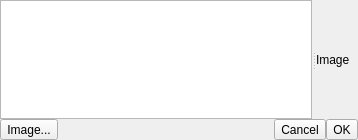
<?xml version="1.0" encoding="UTF-8"?>
<ui version="4.0">
 <class>ComposerWidget</class>
 <widget class="QWidget" name="ComposerWidget">
  <property name="geometry">
   <rect>
    <x>0</x>
    <y>0</y>
    <width>358</width>
    <height>140</height>
   </rect>
  </property>
  <property name="autoFillBackground">
   <bool>true</bool>
  </property>
  <layout class="QVBoxLayout" name="verticalLayout">
   <property name="spacing">
    <number>0</number>
   </property>
   <property name="margin">
    <number>0</number>
   </property>
   <item>
    <widget class="QSplitter" name="splitter">
     <property name="orientation">
      <enum>Qt::Horizontal</enum>
     </property>
     <widget class="KTextEdit" name="composerEdit"/>
     <widget class="QLabel" name="composerLabel">
      <property name="text">
       <string>Image</string>
      </property>
     </widget>
    </widget>
   </item>
   <item>
    <layout class="QHBoxLayout" name="horizontalLayout">
     <item>
      <widget class="QToolButton" name="toolButton">
       <property name="text">
        <string>Image...</string>
       </property>
      </widget>
     </item>
     <item>
      <spacer name="horizontalSpacer">
       <property name="orientation">
        <enum>Qt::Horizontal</enum>
       </property>
       <property name="sizeHint" stdset="0">
        <size>
         <width>40</width>
         <height>20</height>
        </size>
       </property>
      </spacer>
     </item>
     <item>
      <widget class="QToolButton" name="toolButton_2">
       <property name="text">
        <string>Cancel</string>
       </property>
      </widget>
     </item>
     <item>
      <widget class="QToolButton" name="toolButton_3">
       <property name="text">
        <string>OK</string>
       </property>
      </widget>
     </item>
    </layout>
   </item>
  </layout>
 </widget>
 <customwidgets>
  <customwidget>
   <class>KTextEdit</class>
   <extends>QTextEdit</extends>
   <header>ktextedit.h</header>
  </customwidget>
 </customwidgets>
 <resources/>
 <connections/>
</ui>
